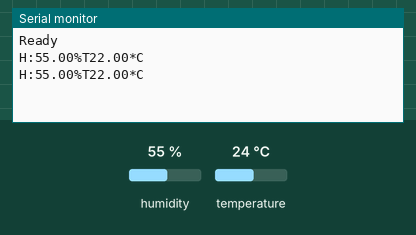
Bench run of a sketch on a simulated Arduino Uno, built with avr-gcc and run on an emulated ATmega328P. On the bench: the last lines printed to the serial monitor. The test bench sets the inputs (shaded band); at power-on: humidity 55 %, temperature 24 °C.

Above: at 1.3 s.
1.4 s: humidity set to 22 %
At 3.8 s:
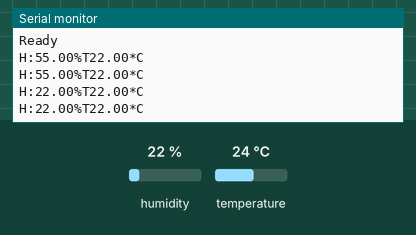
4.1 s: temperature set to 12 °C
At 5.0 s:
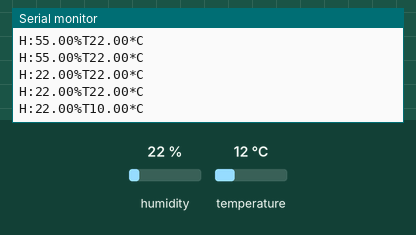
6.8 s: humidity set to 40 %
At 8.0 s:
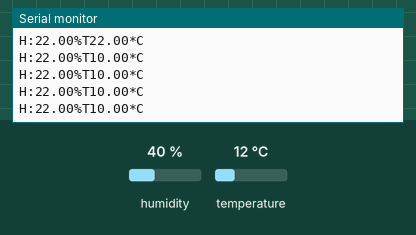
Timing chart, 0 to 9.8 s (numbered marks = the images above; inputs shaded):
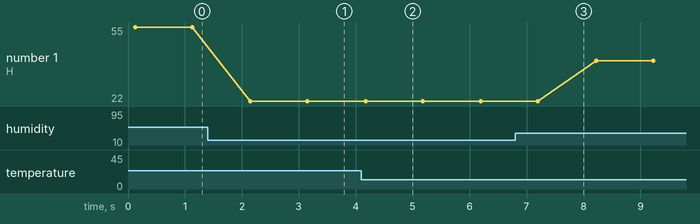

Measured:
- after the input at 1.4 s, the serial monitor: prints a new line after 0.75 s (image 1)
- after the input at 4.1 s, the serial monitor: prints a new line after 0.07 s (image 2)
- plotted number 1: 22 → 40 after the input at 6.8 s

The sketch:

DHT_1.ino
```cpp
#include "DHT.h"
#define DHT_TYPE DHT11
const int DHT_PIN = 2;
const float DHT_RANGE = 2;
DHT dht(DHT_PIN, DHT_TYPE);

void setup() {
  delay(100);
  Serial.begin(9600);
  dht.begin();//啟動
  Serial.println("Ready");
}

void loop() {
  float h = dht.readHumidity();//濕度
  float t = dht.readTemperature(); // 溫度 true : 華氏, false(預設):攝氏
  if(isnan(h) || isnan(t)){ // nan -> not a number
    Serial.println("No dht data !!");
    delay(1000);
    return;
  }
  t = t - DHT_RANGE;
  Serial.print("H:");
  Serial.print(h);
  Serial.print("%T");
  Serial.print(t);
  Serial.println("*C");
  delay(1000);

}
```
